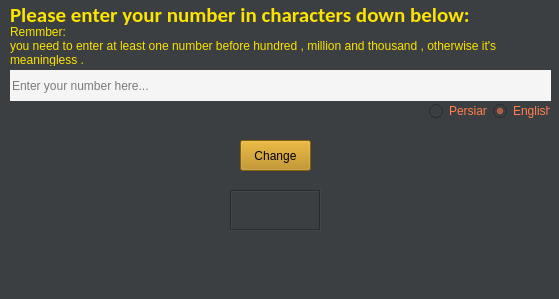
<?xml version="1.0" encoding="UTF-8"?>
<ui version="4.0">
 <class>MainWindow</class>
 <widget class="QMainWindow" name="MainWindow">
  <property name="geometry">
   <rect>
    <x>0</x>
    <y>0</y>
    <width>559</width>
    <height>299</height>
   </rect>
  </property>
  <property name="minimumSize">
   <size>
    <width>559</width>
    <height>299</height>
   </size>
  </property>
  <property name="maximumSize">
   <size>
    <width>559</width>
    <height>299</height>
   </size>
  </property>
  <property name="windowTitle">
   <string>Word2Number</string>
  </property>
  <property name="windowOpacity">
   <double>0.978000000000000</double>
  </property>
  <property name="styleSheet">
   <string notr="true">color:#FCE400;background-color:#3C3F41;</string>
  </property>
  <property name="documentMode">
   <bool>true</bool>
  </property>
  <property name="tabShape">
   <enum>QTabWidget::Rounded</enum>
  </property>
  <property name="dockNestingEnabled">
   <bool>false</bool>
  </property>
  <property name="dockOptions">
   <set>QMainWindow::AllowTabbedDocks|QMainWindow::AnimatedDocks</set>
  </property>
  <widget class="QWidget" name="centralwidget">
   <widget class="QLineEdit" name="lineEdit">
    <property name="geometry">
     <rect>
      <x>10</x>
      <y>70</y>
      <width>541</width>
      <height>31</height>
     </rect>
    </property>
    <property name="statusTip">
     <string>You can type here</string>
    </property>
    <property name="styleSheet">
     <string notr="true">background-color:#F5F5F5 ; color:black</string>
    </property>
    <property name="text">
     <string/>
    </property>
    <property name="frame">
     <bool>false</bool>
    </property>
    <property name="dragEnabled">
     <bool>true</bool>
    </property>
    <property name="placeholderText">
     <string>Enter your number here...</string>
    </property>
    <property name="cursorMoveStyle">
     <enum>Qt::LogicalMoveStyle</enum>
    </property>
    <property name="clearButtonEnabled">
     <bool>true</bool>
    </property>
   </widget>
   <widget class="QLabel" name="label">
    <property name="geometry">
     <rect>
      <x>10</x>
      <y>5</y>
      <width>531</width>
      <height>20</height>
     </rect>
    </property>
    <property name="font">
     <font>
      <family>Calibri</family>
      <pointsize>16</pointsize>
      <weight>75</weight>
      <bold>true</bold>
     </font>
    </property>
    <property name="styleSheet">
     <string notr="true">overflow : auto;</string>
    </property>
    <property name="text">
     <string>Please enter your number in characters down below:</string>
    </property>
    <property name="scaledContents">
     <bool>true</bool>
    </property>
    <property name="wordWrap">
     <bool>true</bool>
    </property>
   </widget>
   <widget class="QPushButton" name="pushButton">
    <property name="geometry">
     <rect>
      <x>240</x>
      <y>140</y>
      <width>71</width>
      <height>31</height>
     </rect>
    </property>
    <property name="cursor">
     <cursorShape>PointingHandCursor</cursorShape>
    </property>
    <property name="toolTip">
     <string>Shortcut : Enter</string>
    </property>
    <property name="statusTip">
     <string>Click to change number you entered</string>
    </property>
    <property name="whatsThis">
     <string/>
    </property>
    <property name="styleSheet">
     <string notr="true">background-color :#B8860B; color: black</string>
    </property>
    <property name="text">
     <string>Change</string>
    </property>
   </widget>
   <widget class="QTextBrowser" name="textBrowser">
    <property name="geometry">
     <rect>
      <x>230</x>
      <y>190</y>
      <width>91</width>
      <height>41</height>
     </rect>
    </property>
    <property name="cursor" stdset="0">
     <cursorShape>IBeamCursor</cursorShape>
    </property>
    <property name="statusTip">
     <string>Reasults</string>
    </property>
    <property name="styleSheet">
     <string notr="true">color:white ; align:&quot;center&quot;;font-size:14px;</string>
    </property>
    <property name="frameShape">
     <enum>QFrame::Box</enum>
    </property>
    <property name="html">
     <string>&lt;!DOCTYPE HTML PUBLIC &quot;-//W3C//DTD HTML 4.0//EN&quot; &quot;http://www.w3.org/TR/REC-html40/strict.dtd&quot;&gt;
&lt;html&gt;&lt;head&gt;&lt;meta name=&quot;qrichtext&quot; content=&quot;1&quot; /&gt;&lt;style type=&quot;text/css&quot;&gt;
p, li { white-space: pre-wrap; }
&lt;/style&gt;&lt;/head&gt;&lt;body style=&quot; font-family:'MS Shell Dlg 2'; font-size:14px; font-weight:400; font-style:normal;&quot;&gt;
&lt;p align=&quot;center&quot; style=&quot;-qt-paragraph-type:empty; margin-top:0px; margin-bottom:0px; margin-left:0px; margin-right:0px; -qt-block-indent:0; text-indent:0px; font-size:20px;&quot;&gt;&lt;br /&gt;&lt;/p&gt;&lt;/body&gt;&lt;/html&gt;</string>
    </property>
    <property name="textInteractionFlags">
     <set>Qt::TextBrowserInteraction</set>
    </property>
   </widget>
   <widget class="QLabel" name="label_Error">
    <property name="geometry">
     <rect>
      <x>12</x>
      <y>104</y>
      <width>351</width>
      <height>16</height>
     </rect>
    </property>
    <property name="styleSheet">
     <string notr="true">color:red;</string>
    </property>
    <property name="text">
     <string/>
    </property>
   </widget>
   <widget class="QLabel" name="label_2">
    <property name="geometry">
     <rect>
      <x>10</x>
      <y>25</y>
      <width>531</width>
      <height>41</height>
     </rect>
    </property>
    <property name="sizePolicy">
     <sizepolicy hsizetype="Fixed" vsizetype="Fixed">
      <horstretch>0</horstretch>
      <verstretch>0</verstretch>
     </sizepolicy>
    </property>
    <property name="font">
     <font>
      <kerning>true</kerning>
     </font>
    </property>
    <property name="autoFillBackground">
     <bool>false</bool>
    </property>
    <property name="styleSheet">
     <string notr="true">overflow: auto;</string>
    </property>
    <property name="text">
     <string>Remmber:
you need to enter at least one number before hundred , million and thousand , otherwise it's meaningless .</string>
    </property>
    <property name="scaledContents">
     <bool>true</bool>
    </property>
    <property name="wordWrap">
     <bool>true</bool>
    </property>
   </widget>
   <widget class="QWidget" name="horizontalLayoutWidget">
    <property name="geometry">
     <rect>
      <x>429</x>
      <y>101</y>
      <width>121</width>
      <height>20</height>
     </rect>
    </property>
    <layout class="QHBoxLayout" name="horizontalLayout">
     <item>
      <widget class="QRadioButton" name="radioButton_P">
       <property name="cursor">
        <cursorShape>PointingHandCursor</cursorShape>
       </property>
       <property name="toolTip">
        <string>Shortcut : CTRL + P</string>
       </property>
       <property name="statusTip">
        <string>Change language</string>
       </property>
       <property name="styleSheet">
        <string notr="true">color:#FF7F50</string>
       </property>
       <property name="text">
        <string>Persian</string>
       </property>
      </widget>
     </item>
     <item>
      <widget class="QRadioButton" name="radioButton_E">
       <property name="cursor">
        <cursorShape>PointingHandCursor</cursorShape>
       </property>
       <property name="toolTip">
        <string>Shortcut : CTRL + E</string>
       </property>
       <property name="statusTip">
        <string>Change language</string>
       </property>
       <property name="styleSheet">
        <string notr="true">color:#FF7F50</string>
       </property>
       <property name="text">
        <string>English</string>
       </property>
       <property name="checked">
        <bool>true</bool>
       </property>
      </widget>
     </item>
    </layout>
   </widget>
  </widget>
  <widget class="QMenuBar" name="menubar">
   <property name="geometry">
    <rect>
     <x>0</x>
     <y>0</y>
     <width>559</width>
     <height>20</height>
    </rect>
   </property>
  </widget>
  <widget class="QStatusBar" name="statusbar"/>
 </widget>
 <resources/>
 <connections/>
</ui>
